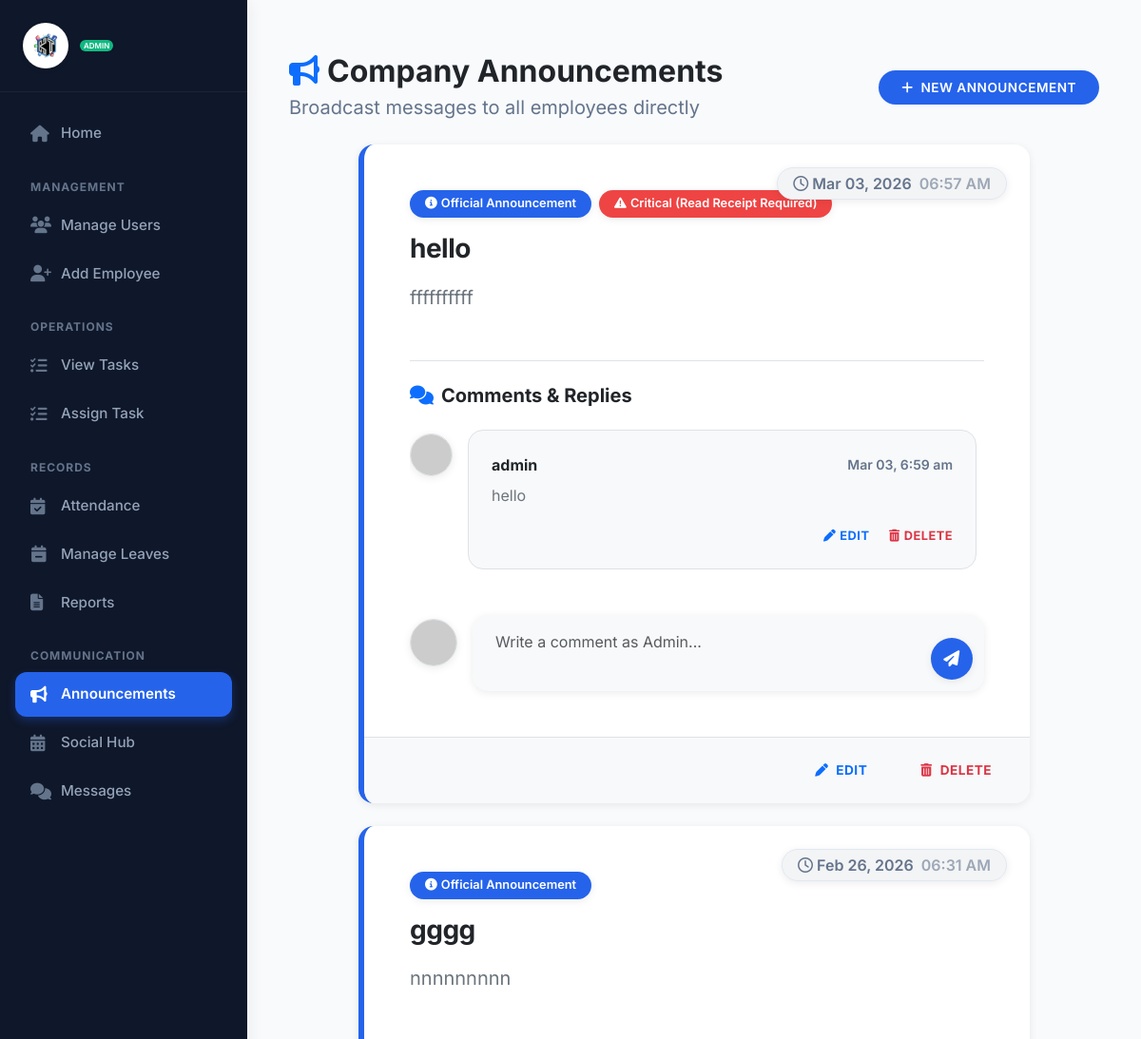
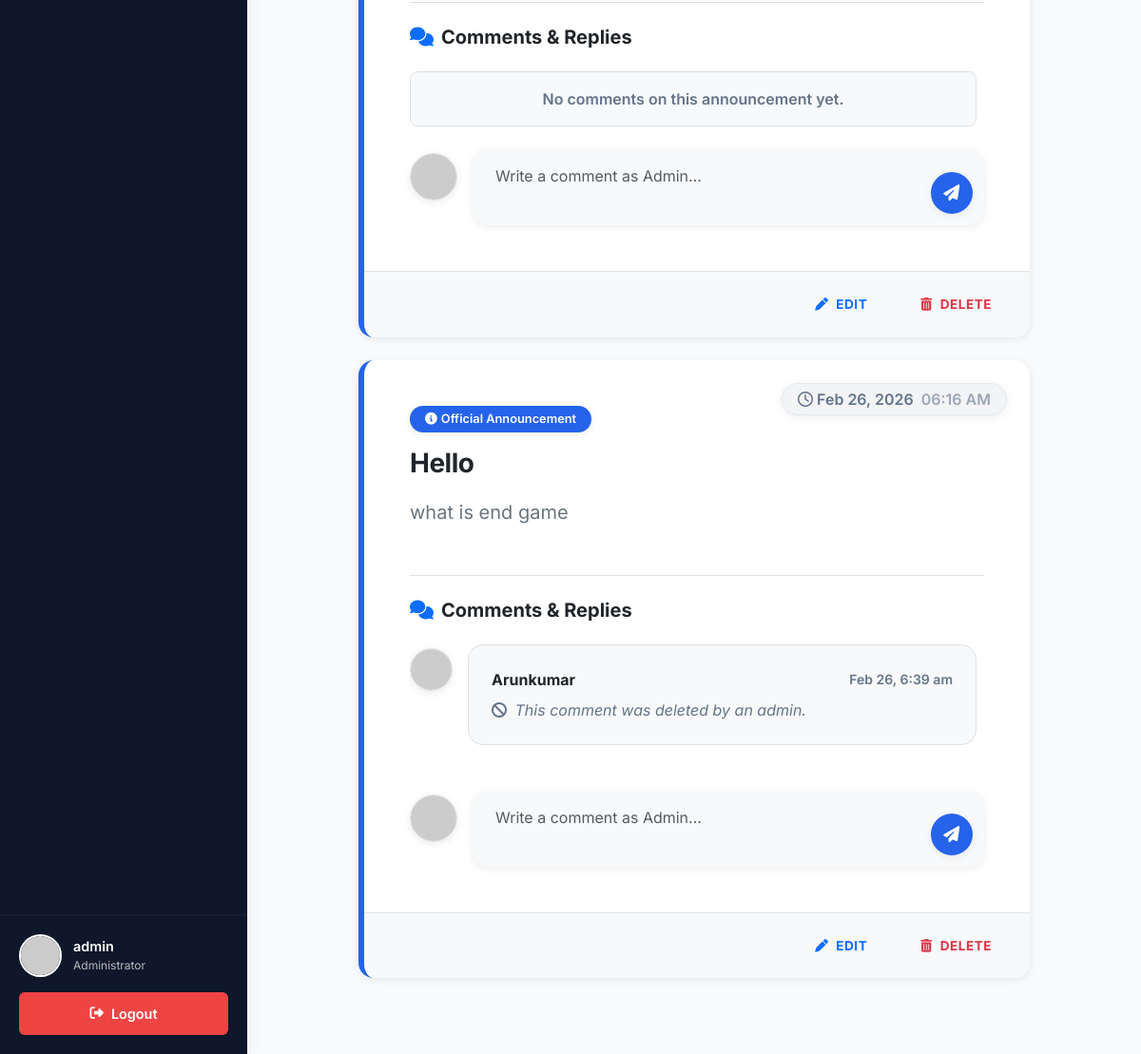
The page /admin/announcements.php (signed in) on the database its author committed (2 pictures, top to bottom).
### tables this page shows
CREATE TABLE `announcements` (
  `id` int(11) NOT NULL,
  `admin_id` int(11) NOT NULL,
  `title` varchar(255) NOT NULL,
  `message` text NOT NULL,
  `attachment` varchar(255) DEFAULT NULL,
  `created_at` timestamp NOT NULL DEFAULT current_timestamp(),
  `is_edited` tinyint(1) DEFAULT 0,
  `is_deleted` tinyint(1) DEFAULT 0,
  `target_type` varchar(50) DEFAULT 'all',
  `target_value` varchar(255) DEFAULT '',
  `is_critical` tinyint(1) DEFAULT 0,
  `allow_reactions` tinyint(1) DEFAULT 1,
  `allow_comments` tinyint(1) DEFAULT 1
);

CREATE TABLE `announcement_replies` (
  `id` int(11) NOT NULL,
  `announcement_id` int(11) NOT NULL,
  `user_id` int(11) NOT NULL,
  `message` text NOT NULL,
  `is_edited` tinyint(1) DEFAULT 0,
  `is_deleted` tinyint(1) DEFAULT 0,
  `created_at` timestamp NOT NULL DEFAULT current_timestamp()
);

CREATE TABLE `users` (
  `id` int(11) NOT NULL,
  `name` varchar(100) NOT NULL,
  `email` varchar(100) NOT NULL,
  `phone` varchar(20) DEFAULT NULL,
  `designation` varchar(100) DEFAULT NULL,
  `role` varchar(100) NOT NULL,
  `profile_image` varchar(255) DEFAULT NULL,
  `address` text DEFAULT NULL,
  `password` varchar(255) NOT NULL,
  `created_at` timestamp NOT NULL DEFAULT current_timestamp(),
  `date_of_birth` date DEFAULT NULL,
  `joining_date` date DEFAULT NULL
);

### admin/announcements.php (the view, shortened to what this page needs)
<?php
require_once '../config/db.php';
include '../includes/header.php';
?>
<div class="page-container">
    <?php include '../includes/sidebar_admin.php'; ?>
    <div class="main-content">
        <div class="container-xxl py-4">
            <div class="d-flex justify-content-between align-items-center mb-4">
                <div>
                    <h2 class="mb-1 fw-bold text-dark"><i class="fas fa-bullhorn me-2 text-primary"></i>Company Announcements</h2>
                    <p class="text-muted mb-0 fs-5">Broadcast messages to all employees directly</p>
                </div>
                <button class="btn btn-primary rounded-pill px-4" data-bs-toggle="modal" data-bs-target="#addAnnouncementModal">
                    <i class="fas fa-plus me-2"></i>New Announcement
                </button>
            </div>
            <div class="row justify-content-center">
                <div class="col-lg-10">
                <?php
                $res = $conn->query("SELECT * FROM announcements ORDER BY created_at DESC");
                if ($res && $res->num_rows > 0) {
                    while ($row = $res->fetch_assoc()):
                ?>
                    <div class="card border-0 shadow-sm rounded-4 mb-4" style="background-color: #ffffff; border-left: 6px solid var(--primary-color) !important; overflow: hidden;">
                        <div class="card-body p-5 position-relative">
                            <span class="position-absolute top-0 end-0 mt-4 me-4 badge bg-light text-muted border px-3 py-2 rounded-pill fs-6 shadow-sm">
                                <i class="far fa-clock me-1"></i><?php echo date('M d, Y', strtotime($row['created_at'])); ?> <span class="ms-1" style="opacity:0.6"><?php echo date('h:i A', strtotime($row['created_at'])); ?></span>
                            </span>
                            <div class="mb-2 d-flex gap-2 align-items-center flex-wrap">
                                <span class="badge bg-primary px-3 py-2 rounded-pill shadow-sm"><i class="fas fa-info-circle me-1"></i>Official Announcement</span>
                                <?php if($row['is_critical']): ?>
                                    <span class="badge bg-danger px-3 py-2 rounded-pill shadow-sm"><i class="fas fa-exclamation-triangle me-1"></i>Critical (Read Receipt Required)</span>
                                <?php endif; ?>
                            </div>
                            <?php if(isset($row['is_deleted']) && $row['is_deleted']): ?>
                                <h3 class="fw-bold text-dark mt-3 mb-3 text-decoration-line-through text-muted" style="letter-spacing: -0.5px;"><?php echo htmlspecialchars($row['title']); ?></h3>
                                <div class="text-danger fs-5 mb-4" style="font-style:italic;"><i class="fas fa-ban me-1"></i> This announcement was deleted.</div>
                            <?php else: ?>
                                <h3 class="fw-bold text-dark mt-3 mb-3" style="letter-spacing: -0.5px;">
                                    <?php echo htmlspecialchars($row['title']); ?>
                                </h3>
                                <div class="text-secondary fs-5 rich-text-content" style="line-height: 1.8;">
                                    <?php echo ($row['message']);  ?>
                                </div>
                            <?php endif; ?>
                            <div class="mt-5 pt-4 border-top">
                                <h5 class="fw-bold mb-4 text-dark"><i class="fas fa-comments text-primary me-2"></i>Comments & Replies</h5>
                                <div class="replies-container mb-4 pe-2" style="max-height: 400px; overflow-y: auto;">
                                    <?php
                                    $replies = $conn->query("SELECT r.*, u.name as user_name, u.profile_image FROM announcement_replies r JOIN users u ON r.user_id = u.id WHERE r.announcement_id = " . $row['id'] . " ORDER BY r.created_at ASC");
                                    if ($replies && $replies->num_rows > 0):
                                        while ($reply = $replies->fetch_assoc()):
                                            $reply_img = !empty($reply['profile_image']) ? '../assets/img/' . htmlspecialchars($reply['profile_image']) : 'https://ui-avatars.com/api/?name='.urlencode($reply['user_name']).'&background=random';
                                            $is_my_reply = ($reply['user_id'] == $_SESSION['user_id']);
                                    ?>
                                        <div class="d-flex mb-4">
                                            <img src="<?php echo $reply_img; ?>" class="rounded-circle me-3 mt-1 shadow-sm border" width="45" height="45" alt="User">
                                            <div class="flex-grow-1 bg-light p-4 rounded-4 position-relative border">
                                                <div class="d-flex justify-content-between align-items-center mb-2">
                                                    <strong class="text-dark fs-6"><?php echo htmlspecialchars($reply['user_name']); ?></strong>
                                                    <small class="text-muted fw-semibold"><?php echo date('M d, g:i a', strtotime($reply['created_at'])); ?></small>
                                                </div>
                                                <?php if($reply['is_deleted']): ?>
                                                    <div class="text-muted" style="font-style:italic;"><i class="fas fa-ban me-1"></i> This comment was deleted by an admin.</div>
                                                <?php else: ?>
                                                    <p class="mb-0 text-secondary" style="font-size: 1rem; line-height: 1.6;">
                                                        <?php echo nl2br(htmlspecialchars($reply['message'])); ?>
                                                    </p>
                                                    <div class="mt-3 text-end action-links">
                                                        <?php if($is_my_reply): ?>
                                                            <button type="button" class="btn btn-sm text-primary fw-bold text-decoration-none p-0 me-3" onclick="openEditReplyModal(<?php echo $reply['id']; ?>, '<?php echo htmlspecialchars(addslashes($reply['message'])); ?>')"><i class="fas fa-pen me-1"></i>Edit</button>
                                                        <?php endif; ?>
                                                        <a href="?delete_reply=<?php echo $reply['id']; ?>" class="btn btn-sm text-danger fw-bold text-decoration-none p-0" onclick="return confirm('Delete this comment?');"><i class="fas fa-trash-alt me-1"></i>Delete</a>
                                                    </div>
                                                <?php endif; ?>
                                            </div>
                                        </div>
                                    <?php
                                        endwhile;
                                    else:
                                    ?>
                                        <div class="text-center text-muted fw-semibold py-3 bg-light rounded-3 border">No comments on this announcement yet.</div>
                                    <?php endif; ?>
                                </div>
                                <?php if(!isset($row['is_deleted']) || !$row['is_deleted']): ?>
                                <form method="POST" class="d-flex align-items-start mt-3">
                                    <?php
                                        $my_img = isset($_SESSION['profile_image']) && !empty($_SESSION['profile_image']) ? '../assets/img/'.$_SESSION['profile_image'] : 'https://ui-avatars.com/api/?name='.urlencode($_SESSION['user_name']).'&background=random';
                                    ?>
                                    <img src="<?php echo $my_img; ?>" class="rounded-circle me-3 mt-1 shadow-sm border" width="50" height="50" alt="Me">
                                    <div class="flex-grow-1 position-relative">
                                        <textarea name="reply_message" class="form-control bg-light border-0 rounded-4 px-4 py-3 pe-5 fs-6 shadow-sm" rows="2" placeholder="Write a comment as Admin..." required style="resize:none; padding-right: 60px !important;"></textarea>
                                        <button type="submit" name="add_reply" class="btn btn-primary rounded-circle position-absolute shadow-sm" style="right: 12px; bottom: 12px; width: 44px; height: 44px; padding: 0; display: flex; align-items: center; justify-content: center;">
                                        </button>
                                    </div>
                                </form>
                                <?php endif; ?>
                            </div>
                        </div>
                        <div class="card-footer bg-light border-top p-3 d-flex justify-content-end align-items-center">
                            <?php if(!isset($row['is_deleted']) || !$row['is_deleted']): ?>
                                <button type="button" class="btn btn-outline-primary rounded-pill px-4 me-2 fw-bold" onclick="openEditAnnModal(<?php echo $row['id']; ?>, '<?php echo htmlspecialchars(addslashes($row['title'])); ?>', '<?php echo htmlspecialchars(addslashes($row['message'])); ?>')">
                                    <i class="fas fa-pen me-2"></i>Edit
                                </button>
                                <a href="?delete=<?php echo $row['id']; ?>" class="btn btn-outline-danger rounded-pill px-4 fw-bold" onclick="return confirm('Are you sure you want to delete this announcement?');">
                                    <i class="fas fa-trash-alt me-2"></i>Delete
                                </a>
                            <?php endif; ?>
                        </div>
                    </div>
                <?php
                    endwhile;
                }
                ?>
                </div>
        </div>
    </div>
</div>
<?php include '../includes/footer.php'; ?>

### assets/css/style.css (style rules this page uses)
* { margin: 0; padding: 0; box-sizing: border-box; }
:root { --primary-color: #2563EB; --secondary-color: #8B5CF6; --success-color: #10B981; --danger-color: #EF4444; --warning-color: #F59E0B; --info-color: #14B8A6; --light-color: #F8FAFC; --dark-color: #0F172A; --text-color: #1E293B; --muted-text-color: #64748B; --border-color: #E2E8F0; }
body { background-color: var(--light-color); font-family: 'Inter', -apple-system, BlinkMacSystemFont, "Segoe UI", Roboto, Helvetica, Arial, sans-serif; color: var(--text-color); overflow-x: hidden; }
.card { border: none !important; box-shadow: 0 4px 6px -1px rgba(0, 0, 0, 0.05), 0 2px 4px -1px rgba(0, 0, 0, 0.03) !important; border-radius: 1rem; transition: transform 0.3s ease, box-shadow 0.3s ease; overflow: hidden; background-color: #fff; }
.form-control, .form-select { border: 1px solid var(--border-color); border-radius: 0.75rem; padding: 0.75rem 1rem; transition: all 0.3s ease; background-color: #fafafa; }
.btn { border: none; border-radius: 0.75rem; font-weight: 600; padding: 0.5rem 1rem; transition: transform 0.2s ease, background-color 0.2s ease, box-shadow 0.2s ease; text-transform: uppercase; font-size: 0.85rem; letter-spacing: 0.5px; }
.btn-primary { background-color: var(--primary-color); color: white; border: none; }
.btn-sm { padding: 0.375rem 0.75rem; font-size: 0.8rem; }
.badge { padding: 0.5rem 0.75rem; font-size: 0.8rem; font-weight: 600; border-radius: 0.5rem; }
.badge.bg-primary { background-color: var(--primary-color) !important; color: #ffffff !important; }
.badge.bg-danger { background-color: var(--danger-color) !important; color: #ffffff !important; }
.badge.bg-light { background-color: #f3f4f6 !important; color: var(--muted-text-color) !important; border: 1px solid var(--border-color) !important; }
.text-muted { color: var(--muted-text-color) !important; }
.shadow-sm { box-shadow: 0 2px 8px rgba(0, 0, 0, 0.08) !important; }
.border-0 { border: none !important; }
.main-content { flex: 1; padding: 2rem; }
.main-content h2 { font-weight: 700 !important; }
.page-container { display: flex; min-height: 100vh; }
.min-vh-100 { min-height: 100vh; }
.d-flex { display: flex; }
.flex-column { flex-direction: column; }
.justify-content-between { justify-content: space-between; }
.align-items-center { align-items: center; }
.gap-2 { gap: 0.5rem; }

### rows shown on the page
announcements: created_at "Mar 03, 2026", created_at "06:57 AM", is_critical 1 (drawn), title "hello", message "ffffffffff", is_deleted 0 (drawn)
announcement_replies: user.name "admin", created_at "Mar 03, 6:59 am", message "hello"
announcements: created_at "Feb 26, 2026", created_at "06:31 AM", title "gggg", message "nnnnnnnnn", shows "No comments on this announcement yet.", is_deleted 0 (drawn)
announcements: created_at "Feb 26, 2026", created_at "06:16 AM", title "Hello", message "what is end game", is_deleted 0 (drawn)
announcement_replies: user.name "Arunkumar", created_at "Feb 26, 6:39 am", is_deleted 1 (drawn)

### other values the page prints
$_SESSION['user_name'] "admin"
